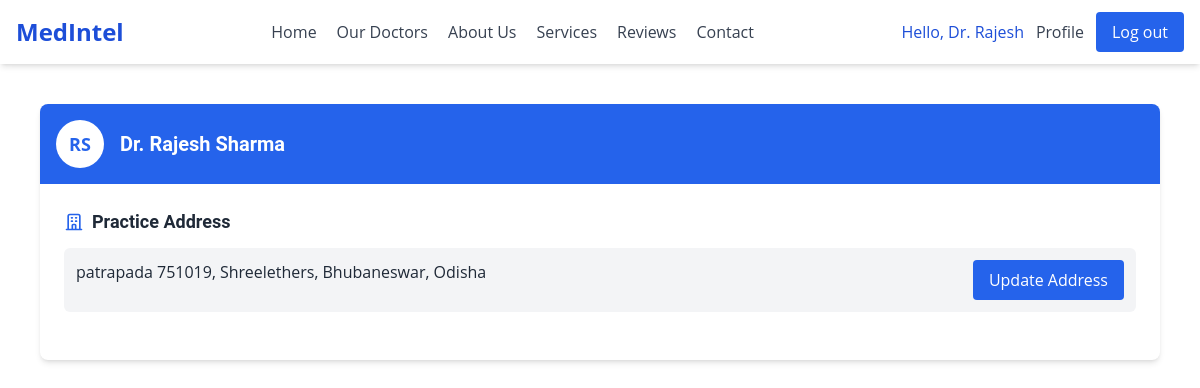
The page /doctor_page/ (signed in) on the database its author committed.
### main_app/models.py (models this page shows, shortened)
class Doctor(models.Model):
    STATUS_CHOICES = [
        ('Pending', 'Pending'),
        ('Approved', 'Approved'),
        ('Blocked', 'Blocked')
    ]
    GENDER_CHOICES = [
        ('Male', 'Male'),
        ('Female', 'Female'),
        ('Other', 'Other'),
    ]
    user = models.OneToOneField(User, on_delete=models.CASCADE, related_name='doctor')
    prac_address = models.ForeignKey(Address, on_delete=models.DO_NOTHING, null=True, blank=True)
    mobile_no = models.CharField(max_length = 20)
    gender = models.CharField(max_length = 10, choices=GENDER_CHOICES)
    medical_license_no = models.CharField(max_length = 20, unique=True)
    registration_no = models.CharField(max_length = 20, default='000000', unique=True)
    year_of_registration = models.IntegerField(default=2025)
    qualification = models.CharField(max_length = 100)
    qualification_doc = models.ForeignKey(Document, on_delete=models.DO_NOTHING, null=True, blank=True, related_name='qualification_docs')
    state_medical_council = models.CharField(max_length = 100)
    specialization = models.CharField(max_length = 100)
    aadhar_no = models.CharField(max_length=30, default='000000', unique=True)
    aadhar_doc = models.ForeignKey(Document, on_delete=models.DO_NOTHING, null=True, blank=True, related_name='aadhar_doc')
    status = models.CharField(max_length=10, choices=STATUS_CHOICES, default='Pending')
    class Meta:
        verbose_name = 'Doctor'
        verbose_name_plural = 'Doctors'

class Address(models.Model):
    address_line_one = models.CharField(max_length=255)
    locality = models.CharField(max_length=255)
    city = models.CharField(max_length=255)
    state = models.CharField(max_length=255)
    country = models.CharField(max_length=255)
    def __str__(self):
        return self.address_line_one + ', ' + self.locality + ', ' + self.city + ', ' + self.state

### main_app/views.py (the view)
# urls.py: path('doctor_page/', views.doctor_ui, name='doctor_ui'),
def doctor_ui(request):
    user_id = request.session.get('user_id', None)
    if user_id is None:
        messages.error(request, 'You are not logged in as a doctor.')
        return redirect('signin_doctor')
    user = User.objects.get(id=user_id)
    doctor = user.doctor
    return render(request, 'doctor/index.html', {'doctor': doctor})

### templates/doctor/index.html (shortened to what this page needs)
{% extends "basic.html" %}
{% load static %}
{% block extrahead %}
<script src="https://cdn.tailwindcss.com"></script>
<link rel="stylesheet" href="https://cdnjs.cloudflare.com/ajax/libs/font-awesome/6.5.1/css/all.min.css">
{% endblock extrahead %}
{% block content %}
<div class="antialiased text-gray-800 min-h-screen flex flex-col">
    <main id="main-content" class="flex-1 relative h-full">
        <div id="RolloutPageContent">
            <div class="root mx-auto my-auto px-10 py-10">
                <div class="credential-card bg-white rounded-lg shadow-md overflow-hidden mb-6">
                    <div class="bg-blue-600 p-4 flex items-center justify-between">
                        <div class="flex items-center">
                            <div class="w-12 h-12 bg-white rounded-full flex items-center justify-center mr-4">
                                <span class="text-blue-600 font-bold text-lg">{{ doctor.user.first_name|slice:":1" }}{{ doctor.user.last_name|slice:":1" }}</span>
                            </div>
                            <div class="text-white">
                            <h3 class="text-xl font-semibold">Dr. {{doctor.user.first_name}} {{doctor.user.last_name}}</h3>
                            </div>
                        </div>
                    </div>
                    <div class="p-6">
                        <div class="credential-section mb-6">
                            <h4 class="text-lg font-semibold text-gray-800 mb-3 flex items-center">
                                Practice Address
                            </h4>
                            <div class="space-y-3">
                                <div class="p-3 bg-gray-100 rounded-md">
                                    <div class="flex justify-between items-start">
                                        <div>
                                            <p class="font-medium text-gray-800">
                                                {% if doctor.prac_address %}
                                                    {{doctor.prac_address}}
                                                {% else %}
                                                    None
                                                {% endif %}
                                            </p>
                                        </div>
                                        <div class="text-right">
                                            <button id="openAddressModal" class="bg-blue-600 text-white px-4 py-2 rounded">Update Address</button>
                                        </div>
                                    </div>
                                </div>
                            </div>
                        </div>
                    </div>
                </div>
            </div>
        </div>
    </main>
</div>
{% endblock content %}

### templates/basic.html (shortened to what this page needs)
{% load static %}
<html lang="en">
<head>
      <script src="https://cdn.tailwindcss.com"></script>
      <link rel="stylesheet" href="https://cdnjs.cloudflare.com/ajax/libs/font-awesome/6.5.1/css/all.min.css"
 />
    {% block extrahead %}{% endblock extrahead %}
</head>
<body>
    <header id="header" class="bg-white dark:bg-neutral-900 shadow-md sticky top-0 z-50">
        <nav class="mx-auto px-4 py-3">
            <div class="flex justify-between items-center">
                <div class="flex items-center">
                    <a href="#hero" class="text-2xl font-bold text-blue-700 dark:text-blue-400">
                        MedIntel
                    </a>
                </div>
                <div class="hidden md:flex space-x-5">
                    <a href="{% url 'home' %}#hero" class="text-gray-700 hover:text-blue-600 dark:text-gray-300 dark:hover:text-blue-400 transition duration-300">Home</a>
                    <a href="{% url 'our_docts' %}" class="text-gray-700 hover:text-blue-600 dark:text-gray-300 dark:hover:text-blue-400 transition duration-300">Our Doctors</a>
                    <a href="{% url 'home' %}#about" class="text-gray-700 hover:text-blue-600 dark:text-gray-300 dark:hover:text-blue-400 transition duration-300">About Us</a>
                    <a href="{% url 'home' %}#services" class="text-gray-700 hover:text-blue-600 dark:text-gray-300 dark:hover:text-blue-400 transition duration-300">Services</a>
                    <a href="{% url 'home' %}#user-reviews" class="text-gray-700 hover:text-blue-600 dark:text-gray-300 dark:hover:text-blue-400 transition duration-300">Reviews</a>
                    <a href="{% url 'home' %}#contact" class="text-gray-700 hover:text-blue-600 dark:text-gray-300 dark:hover:text-blue-400 transition duration-300">Contact</a>
                </div>
                <div class="hidden md:flex items-center space-x-3">
                    {% if user.is_authenticated %}
                        {% if user.doctor %}
                            <span class="text-blue-700 dark:text-blue-400 font-medium">Hello, Dr. {{ user.username }}</span>
                            <a href="{% url "doctor_ui" %}" class="text-gray-700 hover:text-blue-600 dark:text-gray-300 dark:hover:text-blue-400 transition duration-300">Profile</a>
                        {% endif %}
                        <button onclick="openModal()" class="bg-blue-600 text-white px-4 py-2 rounded">Log out</button>
                    {% endif %}
                </div>
            </div>
        </nav>
    </header>
    <div class="container-fluid pgcontent">
        {% block content %}{% endblock content %}
    </div>
</body>
</html>

### templates/basic.html (style rules this page uses)
h1, h2, h3, h4, h5, h6 { font-family: Roboto, sans-serif, Inter, system-ui, sans-serif; }
body { font-family: Open Sans, sans-serif, Inter, system-ui, sans-serif; scroll-behavior: smooth; }
html { scroll-behavior: smooth; }

### rows shown on the page
Doctor: user.first_name "R", user.last_name "S", user.first_name "Rajesh", user.last_name "Sharma", prac_address "patrapada 751019, Shreelethers, Bhubaneswar, Odisha"

### other values the page prints
{{ user.username }} "Rajesh"
